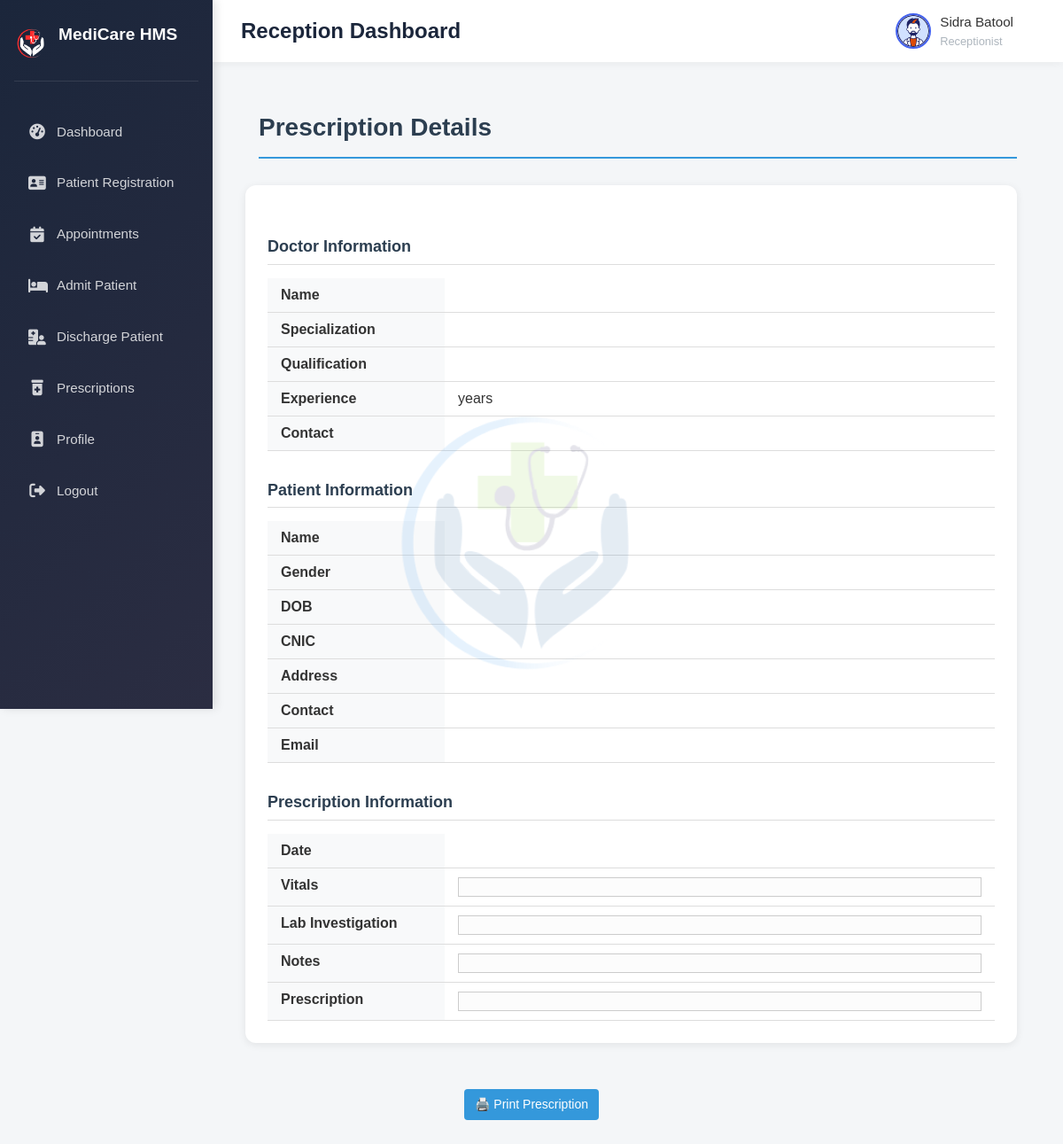
The page /Reception/view_prescription.php?id=17 (signed in) on the database as committed earlier.
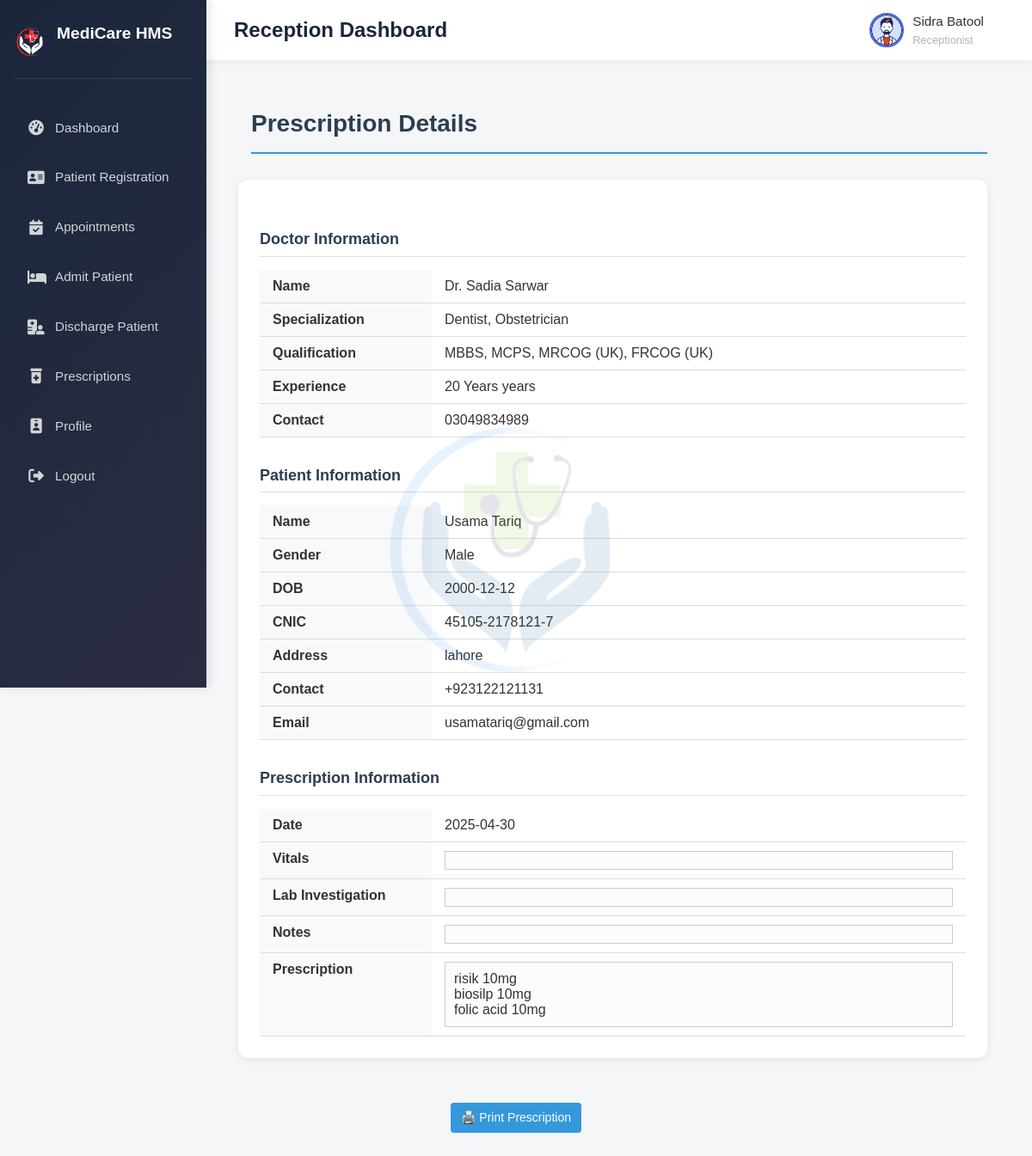
The same page on the database as committed later.
### tables this page shows
CREATE TABLE `prescription` (
  `id` int(11) NOT NULL,
  `appointment_id` int(11) NOT NULL,
  `patient_id` int(11) NOT NULL,
  `doctor_id` int(11) NOT NULL,
  `vitals` text NOT NULL,
  `lab_investigation` text NOT NULL,
  `notes` text NOT NULL,
  `prescription` text NOT NULL,
  `date` date NOT NULL
);

CREATE TABLE `users` (
  `id` int(11) NOT NULL,
  `name` varchar(80) NOT NULL,
  `username` varchar(80) NOT NULL,
  `password` varchar(80) NOT NULL,
  `role` varchar(80) NOT NULL
);

CREATE TABLE `doctor` (
  `id` int(11) NOT NULL,
  `user_id` int(11) NOT NULL,
  `dep_id` int(11) NOT NULL,
  `specialization` varchar(80) NOT NULL,
  `qualification` varchar(80) NOT NULL,
  `experience` varchar(80) NOT NULL,
  `designation` varchar(80) NOT NULL,
  `fee` int(11) NOT NULL,
  `gender` varchar(80) NOT NULL,
  `contact` varchar(80) NOT NULL,
  `address` varchar(80) NOT NULL,
  `image` varchar(80) NOT NULL,
  `about` text NOT NULL
);

CREATE TABLE `patient` (
  `id` int(11) NOT NULL,
  `user_id` int(11) NOT NULL,
  `dob` date NOT NULL,
  `gender` varchar(80) NOT NULL,
  `cnic` varchar(80) NOT NULL,
  `address` varchar(80) NOT NULL,
  `contact` varchar(80) NOT NULL,
  `email` varchar(80) NOT NULL
);

### Reception/view_prescription.php (the view, shortened to what this page needs)
<?php
include 'header.php';
include 'navbar.php';
if (isset($_GET['id'])) {
    $appointment_id = $_GET['id'];
    $sql = "SELECT
        p.id AS prescription_id,
        p.vitals,
        p.lab_investigation,
        p.notes,
        p.prescription,
        p.date AS prescription_date,
        u_patient.name AS patient_name,
        pt.dob, pt.gender, pt.cnic, pt.address, pt.contact, pt.email,
        u_doctor.name AS doctor_name,
        d.specialization,
        d.qualification,
        d.experience,
        d.contact AS doctor_contact
    FROM prescription p
    JOIN patient pt ON p.patient_id = pt.id
    JOIN users u_patient ON pt.user_id = u_patient.id
    JOIN doctor d ON p.doctor_id = d.id
    JOIN users u_doctor ON d.user_id = u_doctor.id
    WHERE p.appointment_id = '$appointment_id'";
    $result = mysqli_query($con, $sql);
    $row = mysqli_fetch_assoc($result);
}
?>
<!DOCTYPE html>
<html lang="en">
<head>
</head>
<body>
  <main class="main-content" id="print_data">
    <div class="page-header">
      <h1>Prescription Details</h1>
    </div>
    <div class="container">
      <div class="section-title">Doctor Information</div>
      <table>
        <tr><th>Name</th><td><?php echo $row['doctor_name']; ?></td></tr>
        <tr><th>Specialization</th><td><?php echo $row['specialization']; ?></td></tr>
        <tr><th>Qualification</th><td><?php echo $row['qualification']; ?></td></tr>
        <tr><th>Experience</th><td><?php echo $row['experience']; ?> years</td></tr>
        <tr><th>Contact</th><td><?php echo $row['doctor_contact']; ?></td></tr>
      </table>
      <div class="section-title">Patient Information</div>
      <table>
        <tr><th>Name</th><td><?php echo $row['patient_name']; ?></td></tr>
        <tr><th>Gender</th><td><?php echo $row['gender']; ?></td></tr>
        <tr><th>DOB</th><td><?php echo $row['dob']; ?></td></tr>
        <tr><th>CNIC</th><td><?php echo $row['cnic']; ?></td></tr>
        <tr><th>Address</th><td><?php echo $row['address']; ?></td></tr>
        <tr><th>Contact</th><td><?php echo $row['contact']; ?></td></tr>
        <tr><th>Email</th><td><?php echo $row['email']; ?></td></tr>
      </table>
      <div class="section-title">Prescription Information</div>
      <table>
        <tr><th>Date</th><td><?php echo $row['prescription_date']; ?></td></tr>
        <tr><th>Vitals</th><td><div class="notes-box"><?php echo $row['vitals']; ?></div></td></tr>
        <tr><th>Lab Investigation</th><td><div class="notes-box"><?php echo $row['lab_investigation']; ?></div></td></tr>
        <tr><th>Notes</th><td><div class="notes-box"><?php echo $row['notes']; ?></div></td></tr>
        <tr><th>Prescription</th><td><div class="notes-box"><?php echo $row['prescription']; ?></div></td></tr>
      </table>
    </div>
  </main>
    <div class="text-center">
          <a href="#" class="btn" onClick="printdata('print_data')">🖨️ Print Prescription</a>
      </div>
</body>
</html>

Rows that differ between the two databases and show on the page:
added prescription: users.name "Dr. Sadia Sarwar", doctor.specialization "Dentist, Obstetrician", doctor.qualification "MBBS, MCPS, MRCOG (UK), FRCOG (UK)", doctor.experience "20 Years", doctor.contact "03049834989", users.name "Usama Tariq", patient.gender "Male", patient.dob "2000-12-12", patient.cnic "45105-2178121-7", patient.address "lahore", patient.contact "+923122121131", patient.email "usamatariq@gmail.com", date "2025-04-30", prescription "risik 10mg biosilp 10mg folic acid 10mg"
